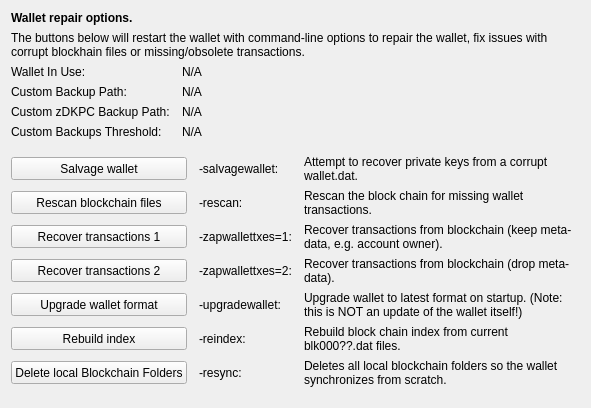
     <widget class="QWidget" name="tab_repair">
      <attribute name="title">
       <string>&amp;Wallet Repair</string>
      </attribute>
      <layout class="QGridLayout" name="gridLayout_4" columnstretch="0,0,0,0">
       <property name="horizontalSpacing">
        <number>12</number>
       </property>
       <item row="0" column="0" colspan="4">
        <widget class="QLabel" name="label_repair_header">
         <property name="font">
          <font>
           <weight>75</weight>
           <bold>true</bold>
          </font>
         </property>
         <property name="text">
          <string>Wallet repair options.</string>
         </property>
        </widget>
       </item>
       <item row="1" column="0" colspan="4">
        <widget class="QLabel" name="label_repair_helptext">
         <property name="font">
          <font>
           <weight>50</weight>
           <bold>false</bold>
          </font>
         </property>
         <property name="text">
          <string>The buttons below will restart the wallet with command-line options to repair the wallet, fix issues with corrupt blockhain files or missing/obsolete transactions.</string>
         </property>
         <property name="wordWrap">
          <bool>true</bool>
         </property>
        </widget>
       </item>
       <item row="2" column="0">
        <widget class="QLabel" name="wallet_path_label">
         <property name="text">
          <string>Wallet In Use:</string>
         </property>
        </widget>
       </item>
       <item row="2" column="1" colspan="3">
        <widget class="QLabel" name="wallet_path">
         <property name="cursor">
          <cursorShape>IBeamCursor</cursorShape>
         </property>
         <property name="text">
          <string>N/A</string>
         </property>
         <property name="textFormat">
          <enum>Qt::PlainText</enum>
         </property>
         <property name="textInteractionFlags">
          <set>Qt::LinksAccessibleByMouse|Qt::TextSelectableByKeyboard|Qt::TextSelectableByMouse</set>
         </property>
        </widget>
       </item>
       <item row="3" column="0">
        <widget class="QLabel" name="wallet_custombackuppath_label">
         <property name="text">
          <string>Custom Backup Path:</string>
         </property>
         <property name="visible">
          <bool>false</bool>
         </property>
        </widget>
       </item>
       <item row="3" column="1" colspan="3">
        <widget class="QLabel" name="wallet_custombackuppath">
         <property name="cursor">
          <cursorShape>IBeamCursor</cursorShape>
         </property>
         <property name="text">
          <string>N/A</string>
         </property>
         <property name="textFormat">
          <enum>Qt::PlainText</enum>
         </property>
         <property name="textInteractionFlags">
          <set>Qt::LinksAccessibleByMouse|Qt::TextSelectableByKeyboard|Qt::TextSelectableByMouse</set>
         </property>
         <property name="visible">
          <bool>false</bool>
         </property>
        </widget>
       </item>
       <item row="4" column="0">
        <widget class="QLabel" name="wallet_customzdkpcbackuppath_label">
         <property name="text">
          <string>Custom zDKPC Backup Path:</string>
         </property>
         <property name="visible">
          <bool>false</bool>
         </property>
        </widget>
       </item>
       <item row="4" column="1" colspan="3">
        <widget class="QLabel" name="wallet_customzdkpcbackuppath">
         <property name="cursor">
          <cursorShape>IBeamCursor</cursorShape>
         </property>
         <property name="text">
          <string>N/A</string>
         </property>
         <property name="textFormat">
          <enum>Qt::PlainText</enum>
         </property>
         <property name="textInteractionFlags">
          <set>Qt::LinksAccessibleByMouse|Qt::TextSelectableByKeyboard|Qt::TextSelectableByMouse</set>
         </property>
         <property name="visible">
          <bool>false</bool>
         </property>
        </widget>
       </item>
       <item row="5" column="0">
        <widget class="QLabel" name="wallet_custombackupthreshold_label">
         <property name="text">
          <string>Custom Backups Threshold:</string>
         </property>
         <property name="visible">
          <bool>false</bool>
         </property>
        </widget>
       </item>
       <item row="5" column="1" colspan="3">
        <widget class="QLabel" name="wallet_custombackupthreshold">
         <property name="cursor">
          <cursorShape>IBeamCursor</cursorShape>
         </property>
         <property name="text">
          <string>N/A</string>
         </property>
         <property name="textFormat">
          <enum>Qt::PlainText</enum>
         </property>
         <property name="textInteractionFlags">
          <set>Qt::LinksAccessibleByMouse|Qt::TextSelectableByKeyboard|Qt::TextSelectableByMouse</set>
         </property>
         <property name="visible">
          <bool>false</bool>
         </property>
        </widget>
       </item>
       <item row="6" column="0">
        <spacer name="verticalSpacer_repair1">
         <property name="orientation">
          <enum>Qt::Vertical</enum>
         </property>
         <property name="sizeHint" stdset="0">
          <size>
           <width>10</width>
           <height>10</height>
          </size>
         </property>
        </spacer>
       </item>
       <item row="7" column="0" colspan="2">
        <widget class="QPushButton" name="btn_salvagewallet">
         <property name="minimumSize">
          <size>
           <width>100</width>
           <height>23</height>
          </size>
         </property>
         <property name="text">
          <string>Salvage wallet</string>
         </property>
        </widget>
       </item>
       <item row="7" column="2">
        <widget class="QLabel" name="label_repair_salvage_command">
         <property name="text">
          <string notr="true">-salvagewallet:</string>
         </property>
        </widget>
       </item>
       <item row="7" column="3">
        <widget class="QLabel" name="label_repair_salvage">
         <property name="text">
          <string>Attempt to recover private keys from a corrupt wallet.dat.</string>
         </property>
         <property name="wordWrap">
          <bool>true</bool>
         </property>
        </widget>
       </item>
       <item row="8" column="0" colspan="2">
        <widget class="QPushButton" name="btn_rescan">
         <property name="minimumSize">
          <size>
           <width>100</width>
           <height>23</height>
          </size>
         </property>
         <property name="text">
          <string>Rescan blockchain files</string>
         </property>
        </widget>
       </item>
       <item row="8" column="2">
        <widget class="QLabel" name="label_repair_rescan_command">
         <property name="text">
          <string notr="true">-rescan:</string>
         </property>
        </widget>
       </item>
       <item row="8" column="3">
        <widget class="QLabel" name="label_repair_rescan">
         <property name="text">
          <string>Rescan the block chain for missing wallet transactions.</string>
         </property>
         <property name="wordWrap">
          <bool>true</bool>
         </property>
        </widget>
       </item>
       <item row="9" column="0" colspan="2">
        <widget class="QPushButton" name="btn_zapwallettxes1">
         <property name="minimumSize">
          <size>
           <width>100</width>
           <height>23</height>
          </size>
         </property>
         <property name="text">
          <string>Recover transactions 1</string>
         </property>
        </widget>
       </item>
       <item row="9" column="2">
        <widget class="QLabel" name="label_repair_zap1_command">
         <property name="text">
          <string notr="true">-zapwallettxes=1:</string>
         </property>
        </widget>
       </item>
       <item row="9" column="3">
        <widget class="QLabel" name="label_repair_zap1">
         <property name="text">
          <string>Recover transactions from blockchain (keep meta-data, e.g. account owner).</string>
         </property>
         <property name="wordWrap">
          <bool>true</bool>
         </property>
        </widget>
       </item>
       <item row="10" column="0" colspan="2">
        <widget class="QPushButton" name="btn_zapwallettxes2">
         <property name="minimumSize">
          <size>
           <width>100</width>
           <height>23</height>
          </size>
         </property>
         <property name="text">
          <string>Recover transactions 2</string>
         </property>
        </widget>
       </item>
       <item row="10" column="2">
        <widget class="QLabel" name="label_repair_zap2_command">
         <property name="text">
          <string notr="true">-zapwallettxes=2:</string>
         </property>
        </widget>
       </item>
       <item row="10" column="3">
        <widget class="QLabel" name="label_repair_zap2">
         <property name="text">
          <string>Recover transactions from blockchain (drop meta-data).</string>
         </property>
         <property name="wordWrap">
          <bool>true</bool>
         </property>
        </widget>
       </item>
       <item row="11" column="0" colspan="2">
        <widget class="QPushButton" name="btn_upgradewallet">
         <property name="minimumSize">
          <size>
           <width>100</width>
           <height>23</height>
          </size>
         </property>
         <property name="text">
          <string>Upgrade wallet format</string>
         </property>
        </widget>
       </item>
       <item row="11" column="2">
        <widget class="QLabel" name="label_repair_upgrade_command">
         <property name="text">
          <string notr="true">-upgradewallet:</string>
         </property>
        </widget>
       </item>
       <item row="11" column="3">
        <widget class="QLabel" name="label_repair_upgrade">
         <property name="text">
          <string>Upgrade wallet to latest format on startup. (Note: this is NOT an update of the wallet itself!)</string>
         </property>
         <property name="wordWrap">
          <bool>true</bool>
         </property>
        </widget>
       </item>
       <item row="12" column="0" colspan="2">
        <widget class="QPushButton" name="btn_reindex">
         <property name="minimumSize">
          <size>
           <width>100</width>
           <height>23</height>
          </size>
         </property>
         <property name="text">
          <string>Rebuild index</string>
         </property>
        </widget>
       </item>
       <item row="12" column="2">
        <widget class="QLabel" name="label_repair_reindex_command">
         <property name="text">
          <string notr="true">-reindex:</string>
         </property>
        </widget>
       </item>
       <item row="12" column="3">
        <widget class="QLabel" name="label_repair_reindex">
         <property name="text">
          <string>Rebuild block chain index from current blk000??.dat files.</string>
         </property>
         <property name="wordWrap">
          <bool>true</bool>
         </property>
        </widget>
       </item>
       <item row="13" column="0" colspan="2">
        <widget class="QPushButton" name="btn_resync">
         <property name="minimumSize">
          <size>
           <width>100</width>
           <height>23</height>
          </size>
         </property>
         <property name="text">
          <string>Delete local Blockchain Folders</string>
         </property>
        </widget>
       </item>
       <item row="13" column="2">
        <widget class="QLabel" name="label_repair_resync_command">
         <property name="text">
          <string>-resync:</string>
         </property>
        </widget>
       </item>
       <item row="13" column="3">
        <widget class="QLabel" name="label_repair_resync">
         <property name="text">
          <string>Deletes all local blockchain folders so the wallet synchronizes from scratch.</string>
         </property>
         <property name="wordWrap">
          <bool>true</bool>
         </property>
        </widget>
       </item>
       <item row="14" column="0">
        <spacer name="verticalSpacer_repair2">
         <property name="orientation">
          <enum>Qt::Vertical</enum>
         </property>
         <property name="sizeHint" stdset="0">
          <size>
           <width>20</width>
           <height>10</height>
          </size>
         </property>
        </spacer>
       </item>
      </layout>
     </widget>
